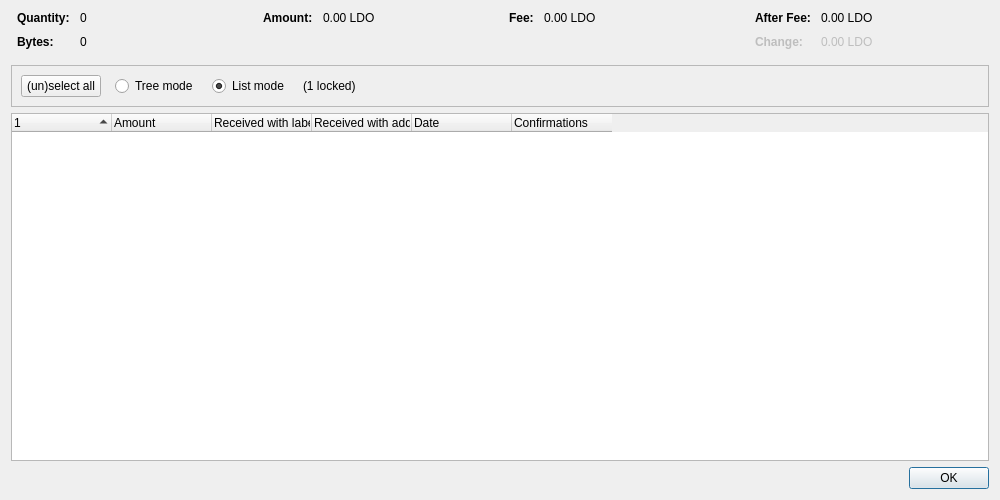
<?xml version="1.0" encoding="UTF-8"?>
<ui version="4.0">
 <class>CoinControlDialog</class>
 <widget class="QDialog" name="CoinControlDialog">
  <property name="geometry">
   <rect>
    <x>0</x>
    <y>0</y>
    <width>1000</width>
    <height>500</height>
   </rect>
  </property>
  <property name="windowTitle">
   <string>Coin Selection</string>
  </property>
  <layout class="QVBoxLayout" name="verticalLayout">
   <item>
    <layout class="QHBoxLayout" name="horizontalLayoutTop" stretch="0,0,0,0">
     <property name="topMargin">
      <number>0</number>
     </property>
     <property name="bottomMargin">
      <number>10</number>
     </property>
     <item>
      <layout class="QFormLayout" name="formLayoutCoinControl1">
       <property name="labelAlignment">
        <set>Qt::AlignLeft|Qt::AlignVCenter</set>
       </property>
       <property name="horizontalSpacing">
        <number>10</number>
       </property>
       <property name="verticalSpacing">
        <number>10</number>
       </property>
       <property name="leftMargin">
        <number>6</number>
       </property>
       <property name="rightMargin">
        <number>6</number>
       </property>
       <item row="0" column="0">
        <widget class="QLabel" name="labelCoinControlQuantityText">
         <property name="font">
          <font>
           <weight>75</weight>
           <bold>true</bold>
          </font>
         </property>
         <property name="text">
          <string>Quantity:</string>
         </property>
        </widget>
       </item>
       <item row="0" column="1">
        <widget class="QLabel" name="labelCoinControlQuantity">
         <property name="cursor">
          <cursorShape>IBeamCursor</cursorShape>
         </property>
         <property name="contextMenuPolicy">
          <enum>Qt::ActionsContextMenu</enum>
         </property>
         <property name="text">
          <string notr="true">0</string>
         </property>
         <property name="textInteractionFlags">
          <set>Qt::LinksAccessibleByMouse|Qt::TextSelectableByKeyboard|Qt::TextSelectableByMouse</set>
         </property>
        </widget>
       </item>
       <item row="1" column="0">
        <widget class="QLabel" name="labelCoinControlBytesText">
         <property name="font">
          <font>
           <weight>75</weight>
           <bold>true</bold>
          </font>
         </property>
         <property name="text">
          <string>Bytes:</string>
         </property>
        </widget>
       </item>
       <item row="1" column="1">
        <widget class="QLabel" name="labelCoinControlBytes">
         <property name="cursor">
          <cursorShape>IBeamCursor</cursorShape>
         </property>
         <property name="contextMenuPolicy">
          <enum>Qt::ActionsContextMenu</enum>
         </property>
         <property name="text">
          <string notr="true">0</string>
         </property>
         <property name="textInteractionFlags">
          <set>Qt::LinksAccessibleByMouse|Qt::TextSelectableByKeyboard|Qt::TextSelectableByMouse</set>
         </property>
        </widget>
       </item>
      </layout>
     </item>
     <item>
      <layout class="QFormLayout" name="formLayoutCoinControl2">
       <property name="horizontalSpacing">
        <number>10</number>
       </property>
       <property name="verticalSpacing">
        <number>10</number>
       </property>
       <property name="leftMargin">
        <number>6</number>
       </property>
       <property name="rightMargin">
        <number>6</number>
       </property>
       <item row="0" column="0">
        <widget class="QLabel" name="labelCoinControlAmountText">
         <property name="font">
          <font>
           <weight>75</weight>
           <bold>true</bold>
          </font>
         </property>
         <property name="text">
          <string>Amount:</string>
         </property>
        </widget>
       </item>
       <item row="0" column="1">
        <widget class="QLabel" name="labelCoinControlAmount">
         <property name="cursor">
          <cursorShape>IBeamCursor</cursorShape>
         </property>
         <property name="contextMenuPolicy">
          <enum>Qt::ActionsContextMenu</enum>
         </property>
         <property name="text">
          <string notr="true">0.00 LDO</string>
         </property>
         <property name="textInteractionFlags">
          <set>Qt::LinksAccessibleByMouse|Qt::TextSelectableByKeyboard|Qt::TextSelectableByMouse</set>
         </property>
        </widget>
       </item>
      </layout>
     </item>
     <item>
      <layout class="QFormLayout" name="formLayoutCoinControl3">
       <property name="horizontalSpacing">
        <number>10</number>
       </property>
       <property name="verticalSpacing">
        <number>10</number>
       </property>
       <property name="leftMargin">
        <number>6</number>
       </property>
       <property name="rightMargin">
        <number>6</number>
       </property>
       <item row="0" column="0">
        <widget class="QLabel" name="labelCoinControlFeeText">
         <property name="font">
          <font>
           <weight>75</weight>
           <bold>true</bold>
          </font>
         </property>
         <property name="text">
          <string>Fee:</string>
         </property>
        </widget>
       </item>
       <item row="0" column="1">
        <widget class="QLabel" name="labelCoinControlFee">
         <property name="cursor">
          <cursorShape>IBeamCursor</cursorShape>
         </property>
         <property name="contextMenuPolicy">
          <enum>Qt::ActionsContextMenu</enum>
         </property>
         <property name="text">
          <string notr="true">0.00 LDO</string>
         </property>
         <property name="textInteractionFlags">
          <set>Qt::LinksAccessibleByMouse|Qt::TextSelectableByKeyboard|Qt::TextSelectableByMouse</set>
         </property>
        </widget>
       </item>
      </layout>
     </item>
     <item>
      <layout class="QFormLayout" name="formLayoutCoinControl4">
       <property name="labelAlignment">
        <set>Qt::AlignLeft|Qt::AlignVCenter</set>
       </property>
       <property name="horizontalSpacing">
        <number>10</number>
       </property>
       <property name="verticalSpacing">
        <number>10</number>
       </property>
       <property name="leftMargin">
        <number>6</number>
       </property>
       <property name="rightMargin">
        <number>6</number>
       </property>
       <item row="0" column="0">
        <widget class="QLabel" name="labelCoinControlAfterFeeText">
         <property name="font">
          <font>
           <weight>75</weight>
           <bold>true</bold>
          </font>
         </property>
         <property name="text">
          <string>After Fee:</string>
         </property>
        </widget>
       </item>
       <item row="0" column="1">
        <widget class="QLabel" name="labelCoinControlAfterFee">
         <property name="cursor">
          <cursorShape>IBeamCursor</cursorShape>
         </property>
         <property name="contextMenuPolicy">
          <enum>Qt::ActionsContextMenu</enum>
         </property>
         <property name="text">
          <string notr="true">0.00 LDO</string>
         </property>
         <property name="textInteractionFlags">
          <set>Qt::LinksAccessibleByMouse|Qt::TextSelectableByKeyboard|Qt::TextSelectableByMouse</set>
         </property>
        </widget>
       </item>
       <item row="1" column="0">
        <widget class="QLabel" name="labelCoinControlChangeText">
         <property name="enabled">
          <bool>false</bool>
         </property>
         <property name="font">
          <font>
           <weight>75</weight>
           <bold>true</bold>
          </font>
         </property>
         <property name="text">
          <string>Change:</string>
         </property>
        </widget>
       </item>
       <item row="1" column="1">
        <widget class="QLabel" name="labelCoinControlChange">
         <property name="enabled">
          <bool>false</bool>
         </property>
         <property name="cursor">
          <cursorShape>IBeamCursor</cursorShape>
         </property>
         <property name="contextMenuPolicy">
          <enum>Qt::ActionsContextMenu</enum>
         </property>
         <property name="text">
          <string notr="true">0.00 LDO</string>
         </property>
         <property name="textInteractionFlags">
          <set>Qt::LinksAccessibleByMouse|Qt::TextSelectableByKeyboard|Qt::TextSelectableByMouse</set>
         </property>
        </widget>
       </item>
      </layout>
     </item>
    </layout>
   </item>
   <item>
    <widget class="QFrame" name="frame">
     <property name="minimumSize">
      <size>
       <width>0</width>
       <height>40</height>
      </size>
     </property>
     <property name="frameShape">
      <enum>QFrame::StyledPanel</enum>
     </property>
     <property name="frameShadow">
      <enum>QFrame::Sunken</enum>
     </property>
     <layout class="QHBoxLayout" name="horizontalLayout">
      <item>
       <layout class="QHBoxLayout" name="horizontalLayoutPanel" stretch="0,0,0,0,0">
        <property name="spacing">
         <number>14</number>
        </property>
        <item>
         <widget class="QPushButton" name="pushButtonSelectAll">
          <property name="sizePolicy">
           <sizepolicy hsizetype="Maximum" vsizetype="Fixed">
            <horstretch>0</horstretch>
            <verstretch>0</verstretch>
           </sizepolicy>
          </property>
          <property name="text">
           <string>(un)select all</string>
          </property>
          <property name="autoDefault">
           <bool>false</bool>
          </property>
         </widget>
        </item>
        <item>
         <widget class="QRadioButton" name="radioTreeMode">
          <property name="sizePolicy">
           <sizepolicy hsizetype="Maximum" vsizetype="Fixed">
            <horstretch>0</horstretch>
            <verstretch>0</verstretch>
           </sizepolicy>
          </property>
          <property name="text">
           <string>Tree mode</string>
          </property>
         </widget>
        </item>
        <item>
         <widget class="QRadioButton" name="radioListMode">
          <property name="sizePolicy">
           <sizepolicy hsizetype="Maximum" vsizetype="Fixed">
            <horstretch>0</horstretch>
            <verstretch>0</verstretch>
           </sizepolicy>
          </property>
          <property name="text">
           <string>List mode</string>
          </property>
          <property name="checked">
           <bool>true</bool>
          </property>
         </widget>
        </item>
        <item>
         <widget class="QLabel" name="labelLocked">
          <property name="text">
           <string notr="true">(1 locked)</string>
          </property>
         </widget>
        </item>
        <item>
         <spacer name="horizontalSpacer">
          <property name="orientation">
           <enum>Qt::Horizontal</enum>
          </property>
          <property name="sizeHint" stdset="0">
           <size>
            <width>40</width>
            <height>20</height>
           </size>
          </property>
         </spacer>
        </item>
       </layout>
      </item>
     </layout>
    </widget>
   </item>
   <item>
    <widget class="CoinControlTreeWidget" name="treeWidget">
     <property name="contextMenuPolicy">
      <enum>Qt::CustomContextMenu</enum>
     </property>
     <property name="sortingEnabled">
      <bool>false</bool>
     </property>
     <property name="columnCount">
      <number>6</number>
     </property>
     <attribute name="headerShowSortIndicator" stdset="0">
      <bool>true</bool>
     </attribute>
     <attribute name="headerStretchLastSection">
      <bool>false</bool>
     </attribute>
     <column>
      <property name="text">
       <string/>
      </property>
     </column>
     <column>
      <property name="text">
       <string>Amount</string>
      </property>
     </column>
     <column>
      <property name="text">
       <string>Received with label</string>
      </property>
     </column>
     <column>
      <property name="text">
       <string>Received with address</string>
      </property>
     </column>
     <column>
      <property name="text">
       <string>Date</string>
      </property>
     </column>
     <column>
      <property name="text">
       <string>Confirmations</string>
      </property>
      <property name="toolTip">
       <string>Confirmed</string>
      </property>
     </column>
     <column>
      <property name="text">
       <string/>
      </property>
     </column>
     <column>
      <property name="text">
       <string/>
      </property>
     </column>
     <column>
      <property name="text">
       <string/>
      </property>
     </column>
     <column>
      <property name="text">
       <string/>
      </property>
     </column>
    </widget>
   </item>
   <item>
    <widget class="QDialogButtonBox" name="buttonBox">
     <property name="orientation">
      <enum>Qt::Horizontal</enum>
     </property>
     <property name="standardButtons">
      <set>QDialogButtonBox::Ok</set>
     </property>
    </widget>
   </item>
  </layout>
 </widget>
 <customwidgets>
  <customwidget>
   <class>CoinControlTreeWidget</class>
   <extends>QTreeWidget</extends>
   <header>qt/coincontroltreewidget.h</header>
  </customwidget>
 </customwidgets>
 <resources/>
 <connections/>
</ui>
